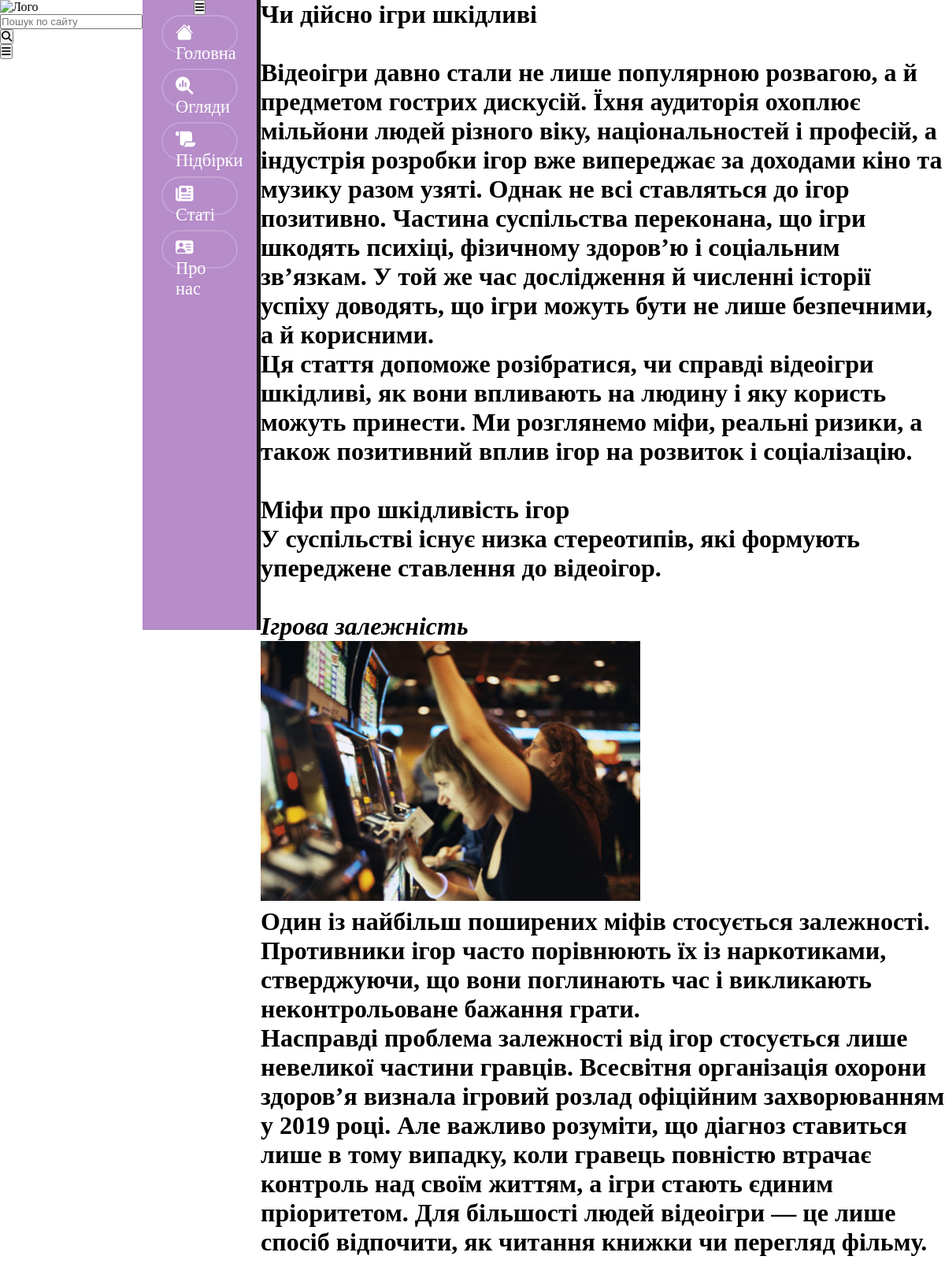
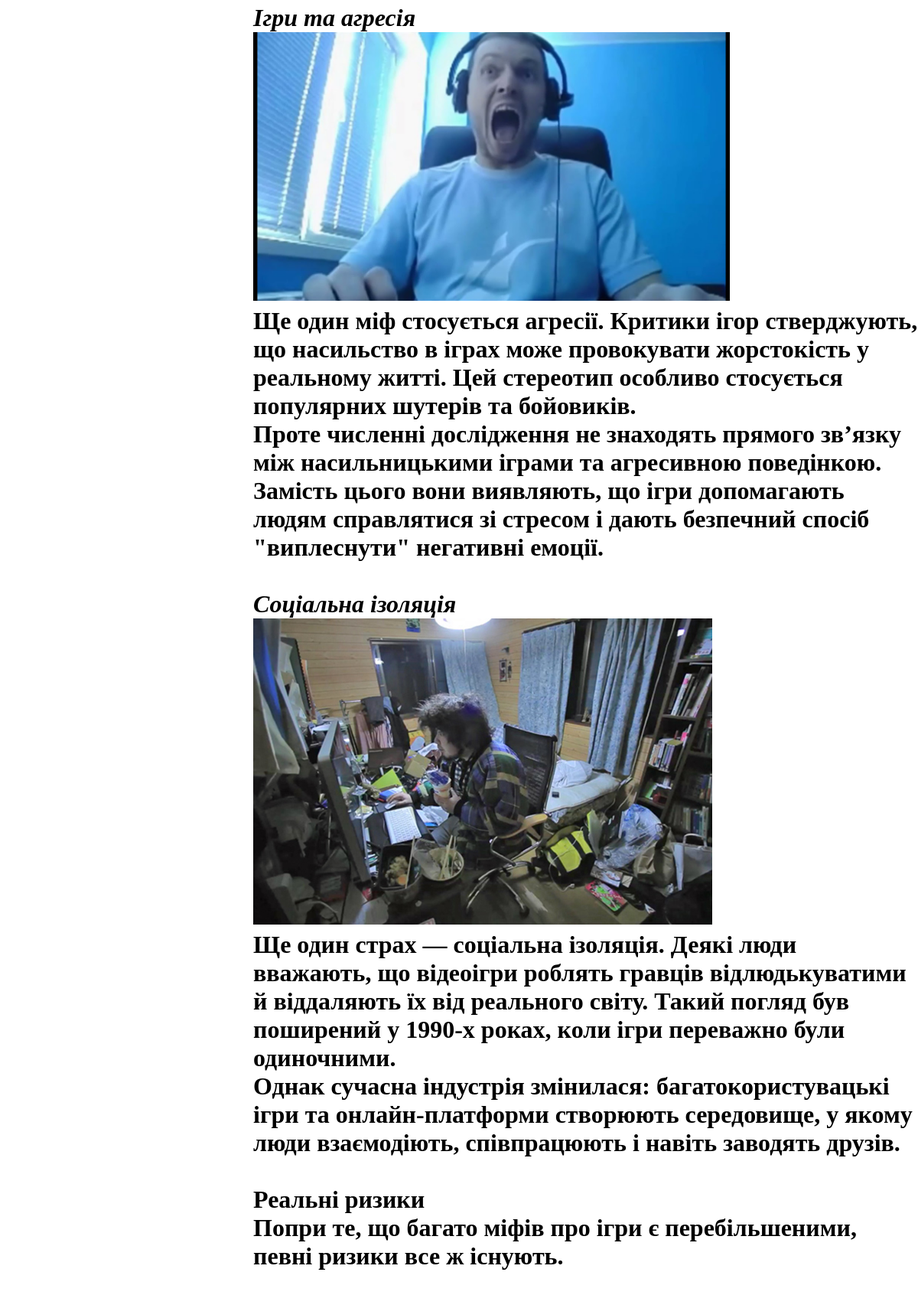
The page /5 (upper part) on the database its author committed (2 pictures, top to bottom).
### news/models.py (models this page shows, shortened)
class Articles(models.Model):
    title = models.CharField("Назва", max_length= 50)
    previewimage = models.ImageField("Превью", upload_to="uploads/",height_field=None, width_field=None, max_length=50,default= "news/static/img/placeholder.png")
    articletext = CKEditor5Field('Текст Статті')
    date = models.DateField('Дата публікації', auto_now_add = True)
    class ChooseType(models.TextChoices): # вибір типу новини
        NEWS = 'огляд', 'огляд' # я хз нафіга два рази якщо чесно але так треба
        SELECTIONS = 'підбірка', 'підбірка'
        ARTICLE = 'стаття', 'стаття'
    articletype = models.CharField('Тип новини',choices = ChooseType.choices,default = ChooseType.ARTICLE, max_length= 20)
    class Meta:
        verbose_name = 'Новина'
        verbose_name_plural = 'Новини'
    def getlikes(self):
        return self.interactions.filter(is_like=True).count()
    def getdislikes(self):
        return self.interactions.filter(is_like=False).count()
    def getrating(self):
        return self.getlikes() - self.getdislikes()
    def getcommentsamount(self):
        return self.comments.count()

### main/views.py (the view)
# urls.py: path('<int:article_id>', views.articlewindow, name='articlewindow'),
def articlewindow(request, article_id):
    newcomm = commentform
    newcomm.articlekey = article_id
    if request == 'POST':
        newcomm = commentform(request.POST)
        newcomm.id_articlekey = article_id
    news = Articles.objects.order_by('date')
    new = Articles.objects.get(pk = article_id)
    comments = new.comments.all()
    return render(request,'main/articlewindow.html', {'id':article_id,'news':news,'new': new,'commentform':newcomm,'comments':comments })

### main/templates/main/articlewindow.html (shortened to what this page needs)
{% extends 'main/shablon.html' %}
{% load static %}
{% block content %}
    <div class="allarticles">
    {% if news and id and new %}
        <h1 class="title"> {{ new.title }}</h1>
        <h1>{{ new.articletext | safe }}</h1>
    {% else %}
        <h1>А де?!</h1>
    {% endif %}
    </div>
{% endblock %}

### main/static/main/css/main.css (style rules this page uses)
* { margin: 0; padding: 0; box-sizing: border-box; }
body { background: url(../img/фон.png) no-repeat center; background-size: cover; height: 100vh; display: flex; }

### rows shown on the page
Articles: title "Чи дійсно ігри шкідливі", articletext "Відеоігри давно стали не лише популярною розвагою, а й предметом гострих дискусій. Їхня аудиторія охоплює мільйони людей різного віку, національностей і професій, а індустрія розробки ігор вже випереджає за доходами кіно та музику разом узяті. Однак не всі ставляться до ігор позитивно. Частина суспільства переконана, що ігри шкодять психіці, фізичному здоров’ю і соціальним зв’язкам. У той же час дослідження й численні історії успіху доводять, що ігри можуть бути не лише безпечними, а й корисними. Ця стаття допоможе розібратися, чи справді відеоігри шкідливі, як вони впливають на людину і яку користь можуть принести. Ми розглянемо міфи, реальні ризики, а також позитивний вплив ігор на…", articletext (picture)
